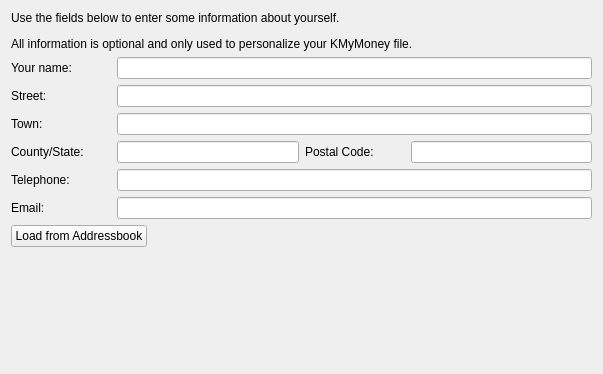
<?xml version="1.0" encoding="UTF-8"?>
<ui version="4.0">
 <class>UserInfo</class>
 <widget class="QWidget" name="UserInfo">
  <property name="geometry">
   <rect>
    <x>0</x>
    <y>0</y>
    <width>603</width>
    <height>374</height>
   </rect>
  </property>
  <layout class="QGridLayout">
   <item row="0" column="0" colspan="4">
    <widget class="QLabel" name="qLabel1">
     <property name="focusPolicy">
      <enum>Qt::NoFocus</enum>
     </property>
     <property name="text">
      <string>&lt;p&gt;Use the fields below to enter some information about yourself.&lt;/p&gt;

&lt;p&gt;All information is optional and only used to personalize your KMyMoney file.&lt;/p&gt;</string>
     </property>
     <property name="wordWrap">
      <bool>true</bool>
     </property>
    </widget>
   </item>
   <item row="1" column="1" colspan="3">
    <widget class="KLineEdit" name="m_userNameEdit"/>
   </item>
   <item row="3" column="0">
    <widget class="QLabel" name="TextLabel3">
     <property name="minimumSize">
      <size>
       <width>100</width>
       <height>0</height>
      </size>
     </property>
     <property name="text">
      <string>Town:</string>
     </property>
     <property name="wordWrap">
      <bool>false</bool>
     </property>
    </widget>
   </item>
   <item row="4" column="0">
    <widget class="QLabel" name="TextLabel4">
     <property name="minimumSize">
      <size>
       <width>100</width>
       <height>0</height>
      </size>
     </property>
     <property name="text">
      <string>County/State:</string>
     </property>
     <property name="wordWrap">
      <bool>false</bool>
     </property>
    </widget>
   </item>
   <item row="2" column="0">
    <widget class="QLabel" name="TextLabel2">
     <property name="minimumSize">
      <size>
       <width>100</width>
       <height>0</height>
      </size>
     </property>
     <property name="text">
      <string>Street:</string>
     </property>
     <property name="wordWrap">
      <bool>false</bool>
     </property>
    </widget>
   </item>
   <item row="2" column="1" colspan="3">
    <widget class="KLineEdit" name="m_streetEdit"/>
   </item>
   <item row="6" column="1" colspan="3">
    <widget class="KLineEdit" name="m_emailEdit"/>
   </item>
   <item row="3" column="1" colspan="3">
    <widget class="KLineEdit" name="m_townEdit"/>
   </item>
   <item row="5" column="1" colspan="3">
    <widget class="KLineEdit" name="m_telephoneEdit"/>
   </item>
   <item row="6" column="0">
    <widget class="QLabel" name="TextLabel7">
     <property name="minimumSize">
      <size>
       <width>100</width>
       <height>0</height>
      </size>
     </property>
     <property name="text">
      <string comment="@label email address">Email:</string>
     </property>
     <property name="wordWrap">
      <bool>false</bool>
     </property>
    </widget>
   </item>
   <item row="5" column="0">
    <widget class="QLabel" name="TextLabel6">
     <property name="minimumSize">
      <size>
       <width>100</width>
       <height>0</height>
      </size>
     </property>
     <property name="text">
      <string>Telephone:</string>
     </property>
     <property name="wordWrap">
      <bool>false</bool>
     </property>
    </widget>
   </item>
   <item row="1" column="0">
    <widget class="QLabel" name="TextLabel1">
     <property name="text">
      <string>Your name:</string>
     </property>
     <property name="wordWrap">
      <bool>false</bool>
     </property>
    </widget>
   </item>
   <item row="7" column="0" colspan="4">
    <layout class="QHBoxLayout">
     <item>
      <widget class="QPushButton" name="m_loadAddressButton">
       <property name="text">
        <string>Load from Addressbook</string>
       </property>
      </widget>
     </item>
     <item>
      <spacer name="spacer11">
       <property name="orientation">
        <enum>Qt::Horizontal</enum>
       </property>
       <property name="sizeType">
        <enum>QSizePolicy::Expanding</enum>
       </property>
       <property name="sizeHint" stdset="0">
        <size>
         <width>305</width>
         <height>21</height>
        </size>
       </property>
      </spacer>
     </item>
    </layout>
   </item>
   <item row="8" column="2">
    <spacer name="spacer5">
     <property name="orientation">
      <enum>Qt::Vertical</enum>
     </property>
     <property name="sizeType">
      <enum>QSizePolicy::Expanding</enum>
     </property>
     <property name="sizeHint" stdset="0">
      <size>
       <width>20</width>
       <height>16</height>
      </size>
     </property>
    </spacer>
   </item>
   <item row="4" column="1">
    <widget class="KLineEdit" name="m_countyEdit"/>
   </item>
   <item row="4" column="2">
    <widget class="QLabel" name="TextLabel5">
     <property name="minimumSize">
      <size>
       <width>100</width>
       <height>0</height>
      </size>
     </property>
     <property name="text">
      <string>Postal Code:</string>
     </property>
     <property name="wordWrap">
      <bool>false</bool>
     </property>
    </widget>
   </item>
   <item row="4" column="3">
    <widget class="KLineEdit" name="m_postcodeEdit"/>
   </item>
  </layout>
 </widget>
 <layoutdefault spacing="6" margin="11"/>
 <customwidgets>
  <customwidget>
   <class>KLineEdit</class>
   <extends>QLineEdit</extends>
   <header>klineedit.h</header>
  </customwidget>
 </customwidgets>
 <tabstops>
  <tabstop>m_userNameEdit</tabstop>
  <tabstop>m_streetEdit</tabstop>
  <tabstop>m_townEdit</tabstop>
  <tabstop>m_countyEdit</tabstop>
  <tabstop>m_postcodeEdit</tabstop>
  <tabstop>m_telephoneEdit</tabstop>
  <tabstop>m_emailEdit</tabstop>
  <tabstop>m_loadAddressButton</tabstop>
 </tabstops>
 <resources/>
 <connections/>
</ui>
